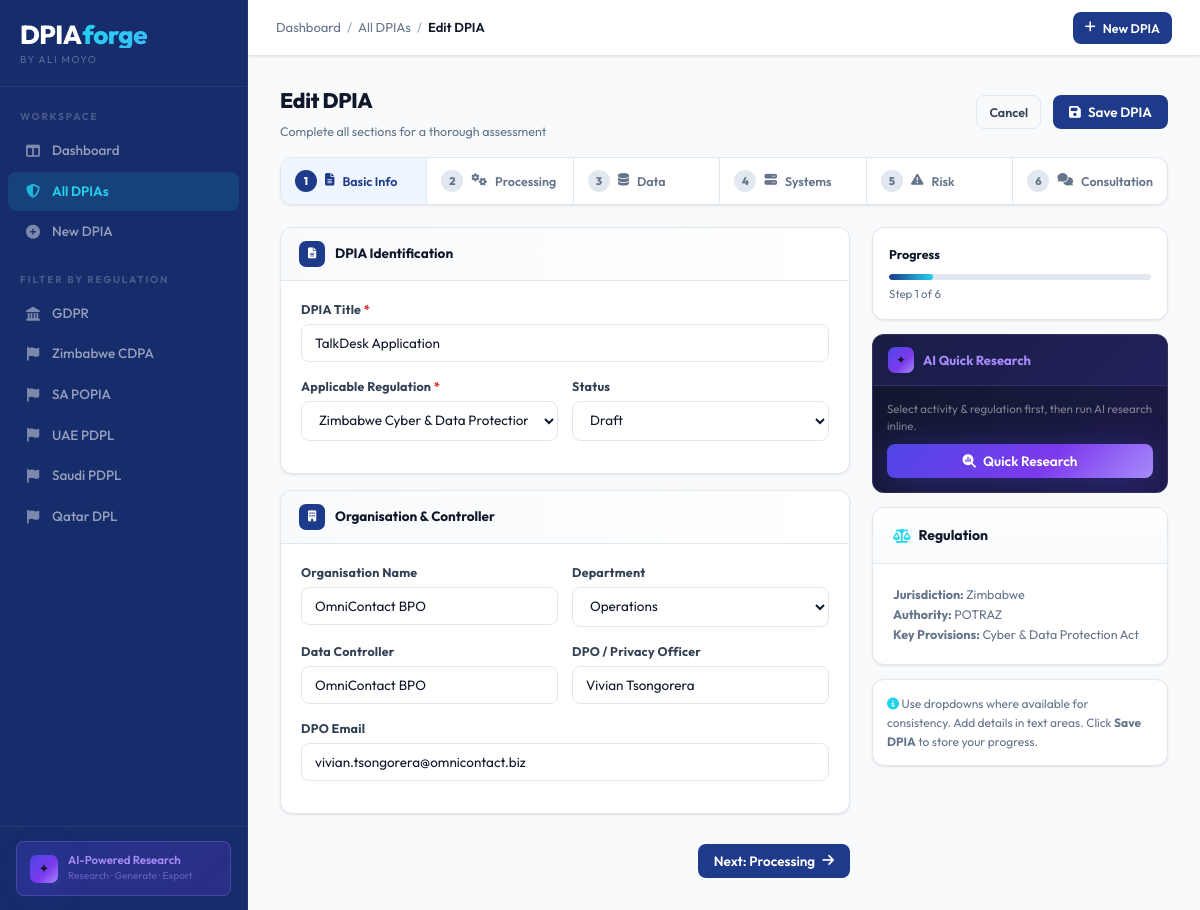
The app's page /dpias/1/edit with its own data.
### tables this page shows
CREATE TABLE dpias (
            id              INTEGER PRIMARY KEY AUTOINCREMENT,
            ref_number      TEXT UNIQUE NOT NULL,
            title           TEXT NOT NULL,
            status          TEXT NOT NULL DEFAULT 'draft',
            regulation      TEXT NOT NULL,
            org_name        TEXT,
            department      TEXT,
            controller_name TEXT,
            dpo_name        TEXT,
            dpo_email       TEXT,
            activity_type   TEXT,
            activity_desc   TEXT,
            purpose         TEXT,
            legal_basis     TEXT,
            data_categories TEXT,
            special_cats    TEXT,
            data_subjects   TEXT,
            subject_count   TEXT,
            retention       TEXT,
            systems         TEXT,
            processors      TEXT,
            intl_transfer   TEXT,
            transfer_dest   TEXT,
            transfer_mech   TEXT,
            necessity       TEXT,
            proportionality TEXT,
            risks           TEXT,
            overall_risk    TEXT,
            residual_risk   TEXT,
            dpo_consulted   TEXT,
            auth_consulted  TEXT,
            subjects_consulted TEXT,
            consult_notes   TEXT,
            ai_research     TEXT,
            ai_full_dpia    TEXT,
            created_at      TEXT NOT NULL,
            updated_at      TEXT NOT NULL
        );

### app.py (the view)
@app.route("/dpias/<int:dpia_id>/edit", methods=["GET", "POST"])
def dpia_edit(dpia_id):
    dpia = db.get_dpia(dpia_id)
    if not dpia:
        abort(404)
    ctx = _form_ctx()
    if request.method == "POST":
        data = _collect_form(request.form)
        db.update_dpia(dpia_id, data)
        flash("DPIA updated.", "success")
        return redirect(url_for("dpia_detail", dpia_id=dpia_id))
    return render_template("dpia_form.html", mode="edit", dpia=dpia, **ctx)

### app.py (called while the page is built)
def _form_ctx():
    return dict(
        regulations=REGULATIONS,
        activity_types=ACTIVITY_TYPES,
        legal_bases=LEGAL_BASES,
        data_categories=DATA_CATEGORIES,
        data_subjects=DATA_SUBJECTS,
        subject_counts=SUBJECT_COUNTS,
        retention_options=RETENTION_OPTIONS,
        risk_levels=RISK_LEVELS,
        yes_no_na=YES_NO_NA,
        departments=DEPARTMENTS,
        statuses=STATUSES,
    )

### database.py (called while the page is built)
@contextmanager
def get_db():
    conn = sqlite3.connect(DB_PATH)
    conn.row_factory = sqlite3.Row
    conn.execute("PRAGMA journal_mode=WAL")
    try:
        yield conn
        conn.commit()
    except Exception:
        conn.rollback()
        raise
    finally:
        conn.close()

def _parse_json(val, default=None):
    if default is None:
        default = []
    if not val:
        return default
    try:
        return json.loads(val)
    except Exception:
        return default

def row_to_dict(row) -> dict:
    if row is None:
        return None
    d = dict(row)
    d["data_categories"] = _parse_json(d.get("data_categories"), [])
    d["special_cats"]    = _parse_json(d.get("special_cats"), [])
    d["risks"]           = _parse_json(d.get("risks"), [])
    return d

def get_dpia(dpia_id: int) -> dict:
    with get_db() as conn:
        row = conn.execute("SELECT * FROM dpias WHERE id=?", (dpia_id,)).fetchone()
    return row_to_dict(row)

### templates/dpia_form.html (shortened to what this page needs)
{% extends "base.html" %}
{% block breadcrumb %}
<a href="{{ url_for('dashboard') }}">Dashboard</a>
<span class="breadcrumb-sep">/</span>
<a href="{{ url_for('dpia_list') }}">All DPIAs</a>
<span class="breadcrumb-sep">/</span>
<strong>{% if mode=='edit' %}Edit DPIA{% else %}New DPIA{% endif %}</strong>
{% endblock %}
{% block content %}
{% if mode=='edit' %}
<form method="post" action="{{ url_for('dpia_edit', dpia_id=dpia.id) }}" id="dpiaForm">
{% else %}
<form method="post" action="{{ url_for('dpia_new') }}" id="dpiaForm">
{% endif %}
<div class="flex-between mb-4">
  <div>
    <h1 style="font-size:21px;font-weight:800;letter-spacing:-.3px">
      {% if mode=='edit' %}Edit DPIA{% else %}Create New DPIA{% endif %}
    </h1>
    <p style="font-size:12.5px;color:var(--c-muted);margin-top:3px">Complete all sections for a thorough assessment</p>
  </div>
  <div class="flex-center gap-3">
    <a href="{{ url_for('dpia_list') }}" class="btn btn-outline btn-sm">Cancel</a>
    <button type="submit" class="btn btn-primary"><i class="fa-solid fa-floppy-disk"></i> Save DPIA</button>
  </div>
</div>
<div class="steps-bar" id="stepsBar">
  {% set step_labels = [
    (1,'fa-file-lines','Basic Info'),
    (2,'fa-gears','Processing'),
    (3,'fa-database','Data'),
    (4,'fa-server','Systems'),
    (5,'fa-triangle-exclamation','Risk'),
    (6,'fa-comments','Consultation'),
  ] %}
  {% for n,ico,lbl in step_labels %}
  <button type="button" class="step-btn {% if n==1 %}active{% endif %}" onclick="goStep({{ n }})" id="stepBtn{{ n }}">
    <span class="step-num" id="stepNum{{ n }}">{{ n }}</span>
    <i class="fa-solid {{ ico }}"></i> {{ lbl }}
  </button>
  {% endfor %}
</div>
<div class="form-layout">
  <div>
    <div class="form-panel active" id="panel-1">
      <div class="f-card">
        <div class="f-card-head">
          <div class="f-card-icon"><i class="fa-solid fa-file-lines"></i></div>
          <div class="f-card-title">DPIA Identification</div>
        </div>
        <div class="f-card-body">
          <div class="form-row c1">
            <div class="form-group">
              <label class="form-label">DPIA Title <span class="req">*</span></label>
              <input name="title" class="form-control" required placeholder="e.g. Employee Monitoring System DPIA"
                     value="{{ dpia.get('title','') }}">
            </div>
          </div>
          <div class="form-row">
            <div class="form-group">
              <label class="form-label">Applicable Regulation <span class="req">*</span></label>
              <select name="regulation" id="regSelect" class="form-control" required onchange="updateLegalBases();updateRegInfo()">
                {% for val,lbl in regulations %}
                <option value="{{ val }}" {% if dpia.get('regulation')==val %}selected{% endif %}>{{ lbl }}</option>
                {% endfor %}
              </select>
            </div>
            <div class="form-group">
              <label class="form-label">Status</label>
              <select name="status" class="form-control">
                {% for val,lbl in statuses %}
                <option value="{{ val }}" {% if dpia.get('status','')==val or (not dpia.get('status') and val=='draft') %}selected{% endif %}>{{ lbl }}</option>
                {% endfor %}
              </select>
            </div>
          </div>
        </div>
      </div>
      <div class="f-card">
        <div class="f-card-head">
          <div class="f-card-icon"><i class="fa-solid fa-building"></i></div>
          <div class="f-card-title">Organisation & Controller</div>
        </div>
        <div class="f-card-body">
          <div class="form-row">
            <div class="form-group">
              <label class="form-label">Organisation Name</label>
              <input name="org_name" class="form-control" placeholder="Your organisation"
                     value="{{ dpia.get('org_name','') }}">
            </div>
            <div class="form-group">
              <label class="form-label">Department</label>
              <select name="department" class="form-control">
                {% for d in departments %}
                <option value="{{ d }}" {% if dpia.get('department')==d %}selected{% endif %}>{{ d }}</option>
                {% endfor %}
              </select>
            </div>
          </div>
          <div class="form-row">
            <div class="form-group">
              <label class="form-label">Data Controller</label>
              <input name="controller_name" class="form-control" placeholder="Responsible entity"
                     value="{{ dpia.get('controller_name','') }}">
            </div>
            <div class="form-group">
              <label class="form-label">DPO / Privacy Officer</label>
              <input name="dpo_name" class="form-control" placeholder="Full name"
                     value="{{ dpia.get('dpo_name','') }}">
            </div>
          </div>
          <div class="form-row c1">
            <div class="form-group">
              <label class="form-label">DPO Email</label>
              <input name="dpo_email" type="email" class="form-control" placeholder="dpo@organisation.com"
                     value="{{ dpia.get('dpo_email','') }}">
            </div>
          </div>
        </div>
      </div>
      <div class="form-nav">
        <button type="button" class="btn btn-primary" onclick="goStep(2)">
          Next: Processing <i class="fa-solid fa-arrow-right"></i>
        </button>
      </div>
    </div>
                {% set cur_reg = dpia.get('regulation','GDPR') %}
                {% set bases = legal_bases.get(cur_reg, legal_bases.GDPR) %}
            {% set special_cats_list = ['Racial or ethnic origin','Political opinions','Religious beliefs',
              'Trade union membership','Genetic data','Biometric data (identification)',
              'Health data','Sexual orientation / sex life','Criminal convictions'] %}
  </div>
  <div class="form-sidebar">
    <div class="card">
      <div class="card-body" style="padding:16px">
        <div style="font-size:12.5px;font-weight:700;color:var(--c-text)">Progress</div>
        <div class="prog-track"><div class="prog-fill" id="progFill" style="width:16.66%"></div></div>
        <div style="font-size:11.5px;color:var(--c-muted)" id="progLabel">Step 1 of 6</div>
      </div>
    </div>
    <div class="ai-sidebar">
      <div class="ai-sb-head">
        <div class="ai-sb-icon">✦</div>
        <div class="ai-sb-title">AI Quick Research</div>
      </div>
      <div class="ai-sb-body">
        <p style="font-size:11.5px;color:rgba(255,255,255,.45);margin-bottom:10px;line-height:1.5">
          Select activity &amp; regulation first, then run AI research inline.
        </p>
        <button type="button" class="btn btn-ai w-full" style="justify-content:center" onclick="quickResearch()">
          <i class="fa-solid fa-magnifying-glass-chart"></i> Quick Research
        </button>
      </div>
    </div>
    <div class="card" id="regInfoCard" style="display:none">
      <div class="card-header"><div class="card-title"><i class="fa-solid fa-scale-balanced"></i> Regulation</div></div>
      <div class="card-body" style="font-size:12.5px;color:var(--c-muted);line-height:1.6" id="regInfoBody"></div>
    </div>
    <div class="card">
      <div class="card-body" style="padding:14px;font-size:12px;color:var(--c-muted);line-height:1.6">
        <i class="fa-solid fa-circle-info" style="color:var(--c-accent)"></i>
        Use dropdowns where available for consistency. Add details in text areas. Click <strong>Save DPIA</strong> to store your progress.
      </div>
    </div>
  </div>
</div>
</form>
{% endblock %}

### templates/base.html (style rules this page uses)
:root { --c-primary: #1E3A8A; --c-primary-l: #2B4EAE; --c-primary-d: #162C6B; --c-secondary: #334155; --c-accent: #22D3EE; --c-accent-d: #0EA5C9; --c-bg: #F8FAFC; --c-surface: #FFFFFF; --c-border: #E2E8F0; --c-text: #0F172A; --c-muted: #64748B; --c-subtle: #94A3B8; --ai-indigo: #4F46E5; --ai-navy: #0F172A; --ai-purple: #A78BFA; --ai-blue: #38BDF8; --ai-grad: linear-gradient(135deg, #4F46E5 0%, #7C3AED 60%, #A78BFA 100%); --ai-grad-glow: 0 4px 32px rgba(79,70,229,.35); --s-draft: #94A3B8; --s-draft-bg: #F1F5F9; --s-review: #D97706; --s-review-bg: #FFFBEB; --s-approved: #059669; --s-approved-bg: #ECFDF5; --s-rejected: #DC2626; --s-rejected-bg: #FEF2F2; --r-low: #059669; --r-low-bg: #ECFDF5; --r-med: #D97706; --r-med-bg: #FFFBEB; --r-high: #DC2626; --r-high-bg: #FEF2F2; --r-vhigh:#7C3AED; --r-vhigh-bg:#F5F3FF; --radius: 12px; --radius-sm: 8px; --radius-xs: 6px; --shadow-sm: 0 1px 3px rgba(0,0,0,.06), 0 1px 2px rgba(0,0,0,.04); --shadow: 0 4px 16px rgba(30,58,138,.08); --shadow-lg: 0 8px 32px rgba(30,58,138,.14); --tx: all .18s cubic-bezier(.4,0,.2,1); }
*,*::before,*::after { box-sizing:border-box;margin:0;padding:0 }
html { height:100% }
body { font-family:'Outfit',sans-serif;font-size:14px;line-height:1.6; color:var(--c-text);background:var(--c-bg); display:flex;min-height:100vh; }
a { color:inherit;text-decoration:none }
button { cursor:pointer;font-family:inherit }
.breadcrumb a { transition:var(--tx) }
.breadcrumb-sep { color:var(--c-subtle) }
.breadcrumb strong { color:var(--c-text);font-weight:600 }
.btn { display:inline-flex;align-items:center;gap:7px; padding:8px 16px;border-radius:var(--radius-sm); font-size:13.5px;font-weight:600;border:none; transition:var(--tx);font-family:'Outfit',sans-serif; white-space:nowrap; }
.btn-primary { background:var(--c-primary);color:#fff }
.btn-outline { background:transparent;border:1.5px solid var(--c-border);color:var(--c-secondary) }
.btn-ai { background:var(--ai-grad);color:#fff; box-shadow:var(--ai-grad-glow); }
.btn-sm { padding:6px 12px;font-size:12.5px }
.card { background:var(--c-surface);border:1px solid var(--c-border); border-radius:var(--radius);box-shadow:var(--shadow-sm);overflow:hidden; }
.card-header { padding:16px 20px;border-bottom:1px solid var(--c-border); display:flex;align-items:center;justify-content:space-between; background:linear-gradient(180deg,#fff 0%,var(--c-bg) 100%); }
.card-title { font-size:14px;font-weight:700;color:var(--c-text); display:flex;align-items:center;gap:8px; }
.card-title i { color:var(--c-accent) }
.card-body { padding:20px }
.form-group { display:flex;flex-direction:column;gap:5px }
.form-label { font-size:12.5px;font-weight:700;color:var(--c-secondary);letter-spacing:.2px }
.form-label .req { color:#DC2626 }
.form-control { width:100%;padding:9px 13px; border:1.5px solid var(--c-border);border-radius:var(--radius-sm); font-size:13.5px;font-family:'Outfit',sans-serif; color:var(--c-text);background:#fff; transition:var(--tx); }
.form-control::placeholder { color:var(--c-subtle) }
select.form-control { cursor:pointer }
.flex-center { display:flex;align-items:center }
.flex-between { display:flex;align-items:center;justify-content:space-between }
.gap-3 { gap:12px }
.mb-4 { margin-bottom:16px }
.w-full { width:100% }

### records on screen
dpias: title "TalkDesk Application", regulation "Zimbabwe Cyber & Data Protection Act", status "Draft", org_name "OmniContact BPO", department "Operations", controller_name "OmniContact BPO", dpo_name "Vivian Tsongorera", dpo_email "vivian.tsongorera@omnicontact.biz"

### other values on screen
{{ lbl }} "GDPR" "Zimbabwe CDPA" "SA POPIA" "UAE PDPL" "Saudi PDPL" "Qatar DPL"
{{ n }} "1" "2" "3" "4" "5" "6"
{{ lbl }} "Basic Info" "Processing" "Data" "Systems" "Risk" "Consultation"
